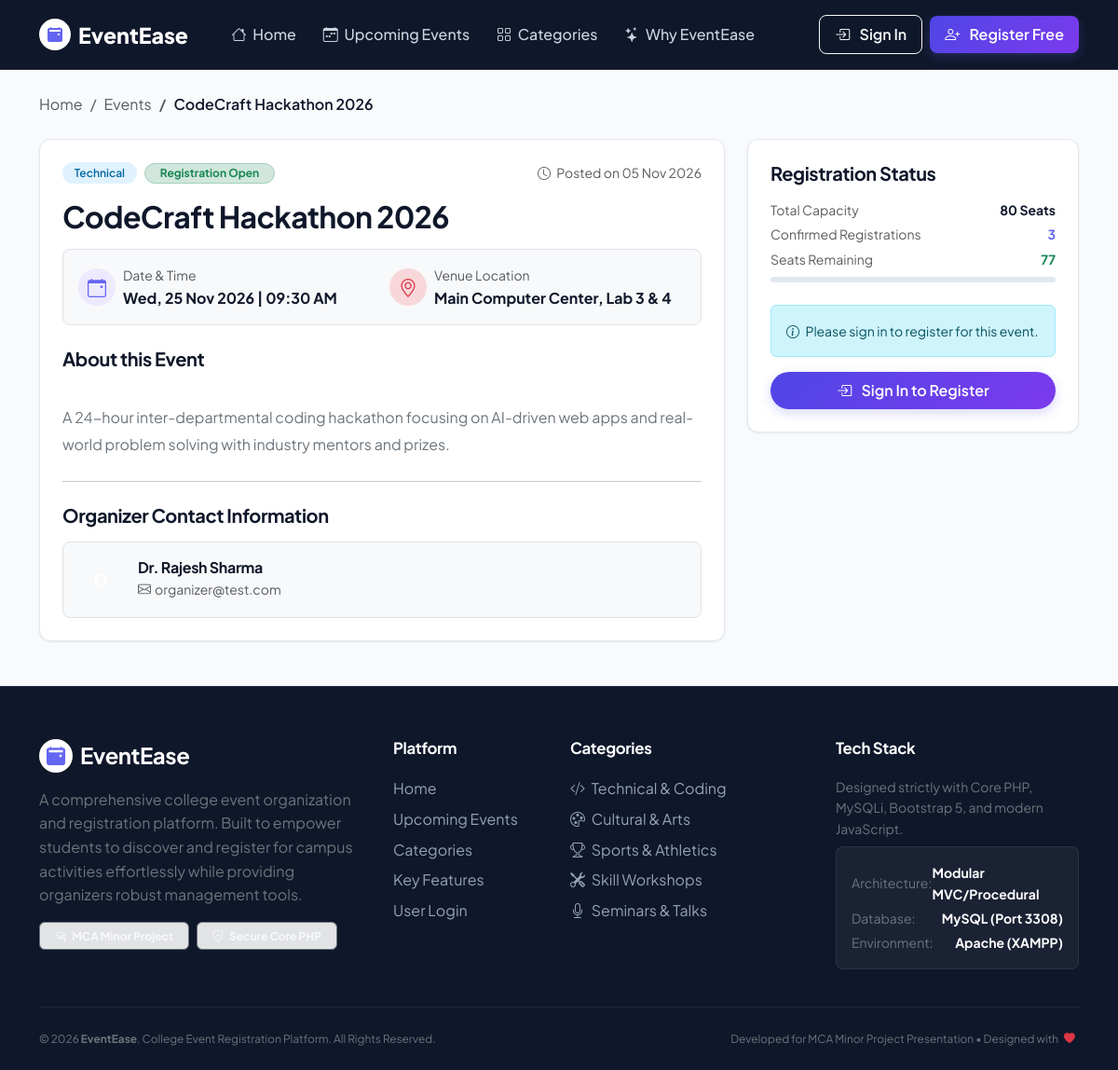
The app's page /student/event_details.php?id=1 with its own data.
### tables this page shows
CREATE TABLE `events` (
  `event_id` INT(11) NOT NULL AUTO_INCREMENT,
  `organizer_id` INT(11) NOT NULL,
  `event_name` VARCHAR(150) NOT NULL,
  `description` TEXT DEFAULT NULL,
  `category` VARCHAR(50) NOT NULL DEFAULT 'General',
  `venue` VARCHAR(150) NOT NULL,
  `event_date` DATETIME NOT NULL,
  `capacity` INT(11) NOT NULL,
  `created_at` TIMESTAMP NOT NULL DEFAULT CURRENT_TIMESTAMP,
  PRIMARY KEY (`event_id`),
  KEY `idx_events_organizer` (`organizer_id`),
  KEY `idx_events_date` (`event_date`),
  KEY `idx_events_category` (`category`),
  CONSTRAINT `fk_events_organizer` FOREIGN KEY (`organizer_id`) REFERENCES `users` (`user_id`) ON DELETE CASCADE ON UPDATE CASCADE
);

CREATE TABLE `users` (
  `user_id` INT(11) NOT NULL AUTO_INCREMENT,
  `full_name` VARCHAR(100) NOT NULL,
  `email` VARCHAR(100) NOT NULL,
  `password` VARCHAR(255) NOT NULL,
  `role` ENUM('student', 'organizer') NOT NULL DEFAULT 'student',
  `created_at` TIMESTAMP NOT NULL DEFAULT CURRENT_TIMESTAMP,
  PRIMARY KEY (`user_id`),
  UNIQUE KEY `uq_users_email` (`email`)
);

### student/event_details.php (the view, shortened to what this page needs)
<?php
require_once __DIR__ . "/../includes/auth.php";
$event_id = filter_input(INPUT_GET, 'id', FILTER_VALIDATE_INT);
$student_id = is_logged_in() && current_user_role() === 'student' ? current_user_id() : 0;
$query = "
    SELECT
        e.*,
        u.full_name AS organizer_name,
        u.email AS organizer_email,
        COUNT(CASE WHEN r_all.status IN ('registered', 'attended') THEN 1 END) AS total_booked,
        r_user.registration_id,
        r_user.status AS my_status,
        r_user.registration_date AS my_registration_date
    FROM events e
    JOIN users u ON e.organizer_id = u.user_id
    LEFT JOIN registrations r_all ON e.event_id = r_all.event_id
    LEFT JOIN registrations r_user ON e.event_id = r_user.event_id AND r_user.student_id = ?
    WHERE e.event_id = ?
    GROUP BY e.event_id
";
$stmt = mysqli_prepare($conn, $query);
mysqli_stmt_bind_param($stmt, "ii", $student_id, $event_id);
mysqli_stmt_execute($stmt);
$result = mysqli_stmt_get_result($stmt);
$event = mysqli_fetch_assoc($result);
$capacity = (int)$event['capacity'];
$booked = (int)$event['total_booked'];
$remaining = max(0, $capacity - $booked);
$is_full = ($remaining <= 0);
$is_past = (strtotime($event['event_date']) <= time());
require_once __DIR__ . "/../includes/header.php";
?>
<div class="container py-4">
    <nav aria-label="breadcrumb" class="mb-4">
        <ol class="breadcrumb">
            <li class="breadcrumb-item"><a href="<?php echo BASE_URL; ?>index.php" class="text-decoration-none text-muted">Home</a></li>
            <li class="breadcrumb-item"><a href="<?php echo BASE_URL; ?>student/events.php" class="text-decoration-none text-muted">Events</a></li>
            <li class="breadcrumb-item active text-navy fw-semibold" aria-current="page"><?php echo htmlspecialchars($event['event_name']); ?></li>
        </ol>
    </nav>
    <div class="row g-4">
        <div class="col-lg-8">
            <div class="card-modern p-4 mb-4">
                <div class="d-flex align-items-center justify-content-between mb-3 flex-wrap gap-2">
                    <div class="d-flex align-items-center gap-2">
                        <?php echo get_category_badge($event['category']); ?>
                        <?php if ($is_past): ?>
                            <span class="badge bg-secondary rounded-pill px-3 py-1">Past Event</span>
                        <?php elseif ($is_full): ?>
                            <span class="badge bg-danger rounded-pill px-3 py-1">Housefull</span>
                        <?php else: ?>
                            <span class="badge bg-success-subtle text-success border border-success-subtle rounded-pill px-3 py-1">Registration Open</span>
                        <?php endif; ?>
                    </div>
                    <span class="text-muted small">
                        <i class="bi bi-clock me-1"></i> Posted on <?php echo date("d M Y", strtotime($event['created_at'])); ?>
                    </span>
                </div>
                <h2 class="fw-bold text-navy mb-3"><?php echo htmlspecialchars($event['event_name']); ?></h2>
                <div class="p-3 bg-light rounded-3 mb-4 border">
                    <div class="row g-3">
                        <div class="col-md-6">
                            <div class="d-flex align-items-center gap-2">
                                <div class="rounded-circle bg-purple-light text-purple p-2 d-flex align-items-center justify-content-center" style="width:40px;height:40px;">
                                    <i class="bi bi-calendar-event fs-5"></i>
                                </div>
                                <div>
                                    <small class="text-muted d-block">Date & Time</small>
                                    <strong class="text-navy"><?php echo format_event_date($event['event_date']); ?></strong>
                                </div>
                            </div>
                        </div>
                        <div class="col-md-6">
                            <div class="d-flex align-items-center gap-2">
                                <div class="rounded-circle bg-danger-subtle text-danger p-2 d-flex align-items-center justify-content-center" style="width:40px;height:40px;">
                                    <i class="bi bi-geo-alt fs-5"></i>
                                </div>
                                <div>
                                    <small class="text-muted d-block">Venue Location</small>
                                    <strong class="text-navy"><?php echo htmlspecialchars($event['venue']); ?></strong>
                                </div>
                            </div>
                        </div>
                    </div>
                </div>
                <h5 class="fw-bold text-navy mb-2">About this Event</h5>
                <div class="text-secondary mb-4" style="line-height: 1.8; white-space: pre-line;">
                    <?php echo htmlspecialchars($event['description'] ?? 'No detailed description provided for this campus event.'); ?>
                </div>
                <hr class="my-4">
                <h5 class="fw-bold text-navy mb-3">Organizer Contact Information</h5>
                <div class="d-flex align-items-center gap-3 p-3 bg-light rounded-3 border">
                    <div class="rounded-circle bg-navy text-white fw-bold d-flex align-items-center justify-content-center fs-5" style="width:48px;height:48px;">
                    </div>
                    <div>
                        <h6 class="fw-bold mb-0 text-navy"><?php echo htmlspecialchars($event['organizer_name']); ?></h6>
                        <small class="text-muted"><i class="bi bi-envelope me-1"></i><?php echo htmlspecialchars($event['organizer_email']); ?></small>
                    </div>
                </div>
            </div>
        </div>
        <div class="col-lg-4">
            <div class="card-modern p-4 mb-4 sticky-top" style="top: 90px;">
                <h5 class="fw-bold text-navy mb-3">Registration Status</h5>
                <div class="mb-4">
                    <div class="d-flex justify-content-between text-muted small mb-1">
                        <span>Total Capacity</span>
                        <strong class="text-navy"><?php echo $capacity; ?> Seats</strong>
                    </div>
                    <div class="d-flex justify-content-between text-muted small mb-1">
                        <span>Confirmed Registrations</span>
                        <strong class="text-purple"><?php echo $booked; ?></strong>
                    </div>
                    <div class="d-flex justify-content-between text-muted small mb-2">
                        <span>Seats Remaining</span>
                        <strong class="<?php echo $is_full ? 'text-danger' : 'text-success'; ?>"><?php echo $remaining; ?></strong>
                    </div>
                    <div class="capacity-progress">
                    </div>
                </div>
                <?php if (!is_logged_in()): ?>
                    <div class="alert alert-info small mb-3">
                        <i class="bi bi-info-circle me-1"></i> Please sign in to register for this event.
                    </div>
                    <a href="<?php echo BASE_URL; ?>auth/login.php" class="btn btn-primary w-100 rounded-pill py-2">
                        <i class="bi bi-box-arrow-in-right me-1"></i> Sign In to Register
                    </a>
                <?php endif; ?>
            </div>
        </div>
    </div>
</div>
<?php require_once __DIR__ . "/../includes/footer.php"; ?>

### includes/auth.php (shortened to what this page needs)
<?php
function is_logged_in() {
    return isset($_SESSION['user_id']) && !empty($_SESSION['user_id']);
}
function format_event_date($datetime) {
    $timestamp = strtotime($datetime);
    return date("D, d M Y | h:i A", $timestamp);
}
function get_category_badge($category) {
    $colors = [
        'Technical' => 'badge-cat-tech',
        'Cultural'  => 'badge-cat-cult',
        'Sports'    => 'badge-cat-sport',
        'Workshop'  => 'badge-cat-work',
        'Seminar'   => 'badge-cat-sem',
        'Academic'  => 'badge-cat-acad'
    ];
    $cls = $colors[$category] ?? 'badge-cat-gen';
    return "<span class='badge {$cls}'>" . htmlspecialchars($category) . "</span>";
}

### assets/css/style.css (style rules this page uses)
:root { --primary-navy: #0f172a; --secondary-navy: #1e293b; --navy-light: #334155; --accent-purple: #6366f1; --accent-purple-hover: #4f46e5; --accent-purple-light: #ede9fe; --accent-gradient: linear-gradient(135deg, #4f46e5 0%, #7c3aed 100%); --navy-gradient: linear-gradient(135deg, #0f172a 0%, #1e293b 100%); --hero-gradient: linear-gradient(135deg, #0b132b 0%, #1c2541 60%, #3a0ca3 100%); --card-bg: #ffffff; --body-bg: #f8fafc; --border-color: #e2e8f0; --text-main: #1e293b; --text-muted: #64748b; --shadow-sm: 0 1px 3px rgba(0, 0, 0, 0.05), 0 1px 2px rgba(0, 0, 0, 0.03); --shadow-md: 0 4px 6px -1px rgba(0, 0, 0, 0.06), 0 2px 4px -2px rgba(0, 0, 0, 0.04); --shadow-lg: 0 10px 25px -5px rgba(0, 0, 0, 0.08), 0 8px 10px -6px rgba(0, 0, 0, 0.04); --shadow-glow: 0 10px 25px -5px rgba(99, 102, 241, 0.35); --radius-sm: 8px; --radius-md: 12px; --radius-lg: 18px; --radius-full: 9999px; --transition: all 0.25s cubic-bezier(0.4, 0, 0.2, 1); }
* { box-sizing: border-box; }
body { font-family: 'Plus Jakarta Sans', -apple-system, BlinkMacSystemFont, 'Segoe UI', Roboto, sans-serif; background-color: var(--body-bg); color: var(--text-main); min-height: 100vh; display: flex; flex-direction: column; margin: 0; line-height: 1.6; }
h1, h2, h3, h4, h5, h6 { font-weight: 700; color: var(--primary-navy); letter-spacing: -0.02em; }
.text-navy { color: var(--primary-navy) !important; }
.text-purple { color: var(--accent-purple) !important; }
.bg-purple-light { background-color: var(--accent-purple-light) !important; }
.btn { font-weight: 600; border-radius: var(--radius-sm); padding: 0.55rem 1.25rem; transition: var(--transition); display: inline-flex; align-items: center; justify-content: center; gap: 0.4rem; }
.btn-primary { background: var(--accent-gradient); border: none; color: #ffffff; box-shadow: 0 4px 12px rgba(99, 102, 241, 0.25); }
.card-modern { background: var(--card-bg); border: 1px solid var(--border-color); border-radius: var(--radius-md); box-shadow: var(--shadow-sm); transition: var(--transition); }
.badge-cat-tech { background-color: #e0f2fe; color: #0369a1; font-weight: 600; border-radius: var(--radius-full); padding: 0.35rem 0.8rem; }
.capacity-progress { height: 6px; border-radius: 9999px; background-color: #e2e8f0; margin-top: 0.35rem; overflow: hidden; }

### records on screen
events: event_name "CodeCraft Hackathon 2026", category "Technical", created_at "05 Nov 2026", event_date "Wed, 25 Nov 2026 | 09:30 AM", venue "Main Computer Center, Lab 3 & 4", description "A 24-hour inter-departmental coding hackathon focusing on AI-driven web apps and real-world problem solving with industry mentors and prizes.", organizer.full_name "Dr. Rajesh Sharma", organizer.email "organizer@test.com", capacity "80"

### other values on screen
$booked "3"
$remaining "77"
$port "3308"
